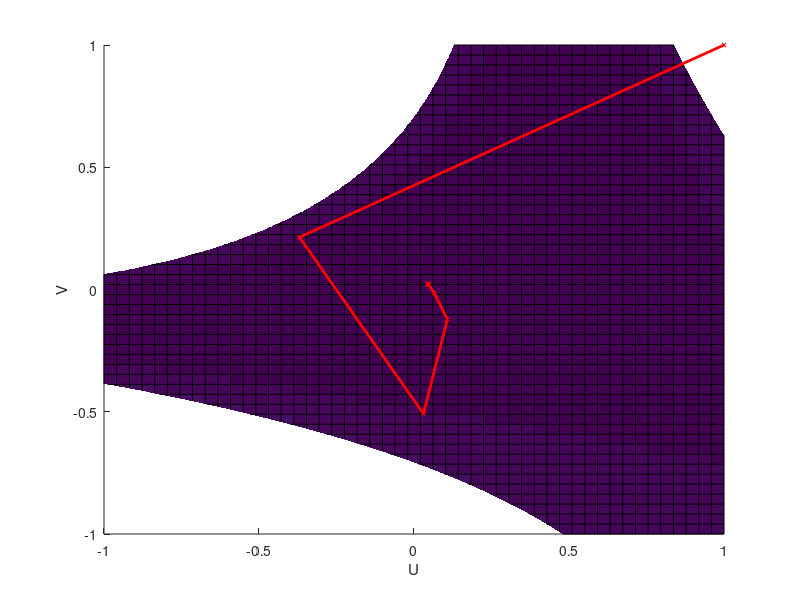
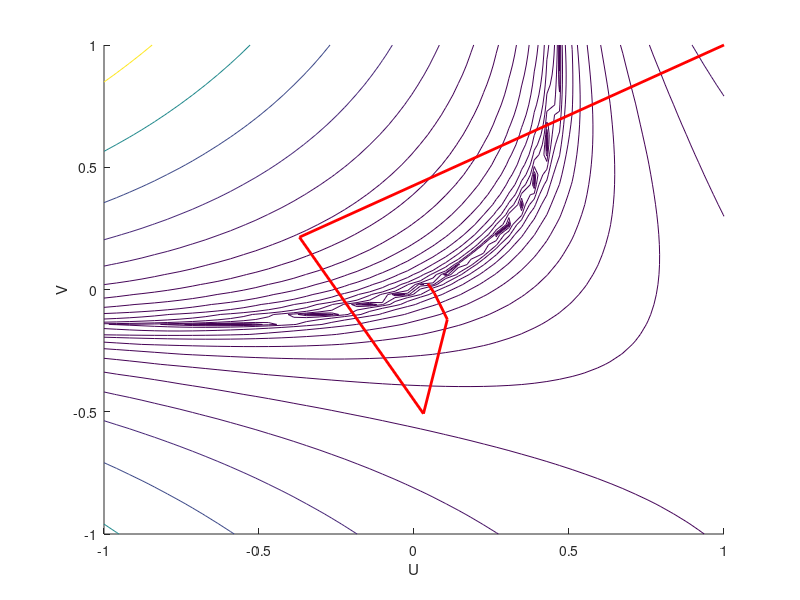

Write the MATLAB code that produced these figures, in order.
function q4
	close all;
	plotSurf;
	
	u = 1;
	v = 1;
	alpha = 0.1;
	precision = 10^-14;
	epoch = 0;
	cost = getCost (u, v);
	history = [u, v, cost];
	
	while (cost > precision && size(history, 1) < 30)
		printf ('Cost = %g\n', cost);
		[du, dv] = gradient (u, v);
		u -= alpha * du;
		v -= alpha * dv;
		cost = getCost (u, v);
		history = [history; [u, v, cost]];
	end;
	
	disp (history);
	printf ('Converged on iteration %d: (%g, %g) = %g\n', size(history, 1) - 1, u, v, cost);	% Don't count initial iteration
	plotDescend (history(:,1), history(:,2));
end;

% (alpha = 0.05) Converged on iteration 16: (0.4234170, 0.5739970) = 1.10358e-015
% (alpha =  0.1) Converged on iteration 11: (0.0447363, 0.0239587) = 1.20868e-015

function [du, dv] = gradient (u, v)
	du = 2 * (exp(v) + 2*v*exp(-u)) * (u*exp(v) - 2*v*exp(-u));
	dv = 2*u^2*exp(2*v) - 4*u*exp(v-u)*(1 + v) + 8*v*exp(-2*u);
end;

function [cost] = getCost (u, v)
	cost = (u*exp(v) - 2*v*exp(-u))^2;
end;

function plotDescend (U, V)
	figure (1);
	plot (U, V, 'rx', 'MarkerSize', 3);
	line (U, V, 'Color', 'r', 'LineWidth', 2);
	figure (2);
	line (U, V, 'Color', 'r', 'LineWidth', 2);
%	plot (U, V, 'rx', 'MarkerSize', 3);
end;

function plotSurf
	n = 50;
	r = 1;
	u = linspace (-r, r, n);
	v = linspace (-r, r, n);
	e = zeros (n, n);
	
	for i = 1 : size(u, 2)
		for j = 1 : size(v, 2)
			e(j, i) = (u(i)*exp(v(j)) - 2*v(j)*exp(-u(i)))^2;
		end;
	end;
	
	figure (1); 
	hold on;
	axis ([-r, r, -r, r, 0, 2]);
	surf (u, v, e);
	xlabel ('U'); ylabel ('V'); zlabel ('E');
	
	figure (2);
	hold on;
	axis ([-r, r], [-r, r]);
	xlabel ('U'); ylabel ('V');
	contour (u, v, e, logspace(-4, 2, 20));
end;

% Q2 = d;